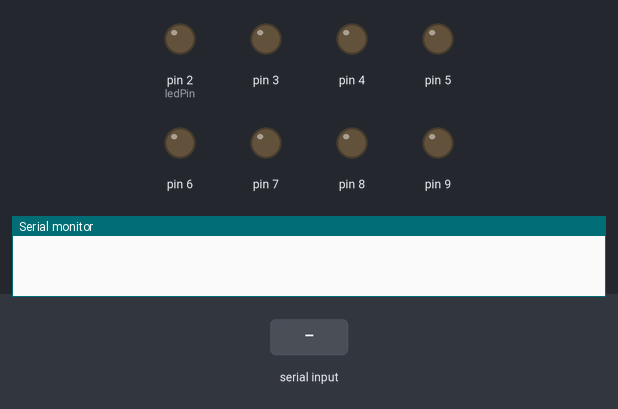
This sketch was run on a simulated Arduino Uno, built with avr-gcc and run on an emulated ATmega328P. On the bench: output pins drawn as LEDs (lit = HIGH), the last lines printed to the serial monitor. Dashed ring = blinking. The inputs (shaded band) are chosen by the test bench.

Above: at 1.2 s.
1.3 s: "on\n" received over Serial
At 2.35 s:
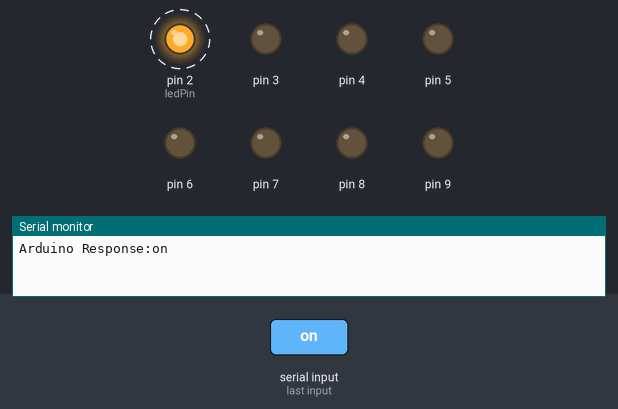
At 4.15 s:
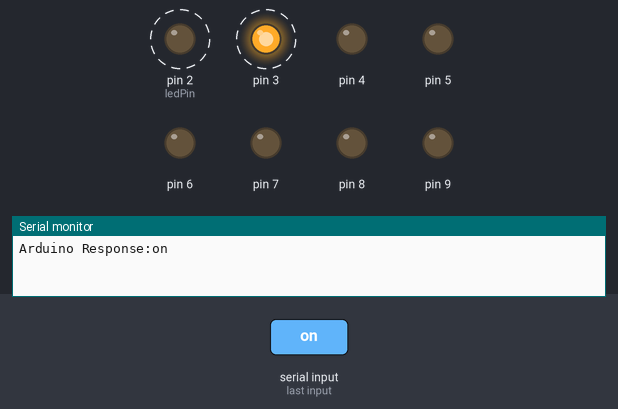
4.3 s: "off\n" received over Serial
At 4.3 s:
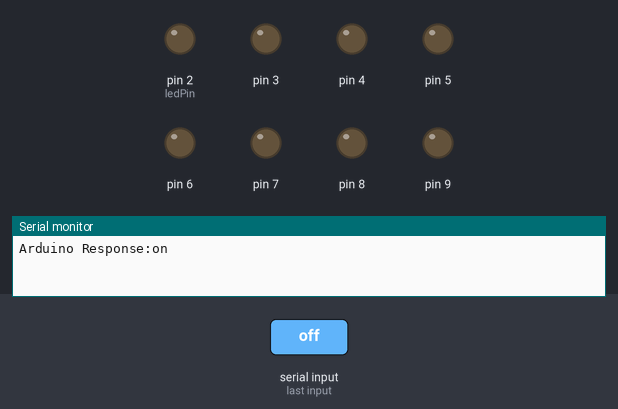
Timing chart, 0 to 7.3 s (numbered marks = the images above; inputs shaded):
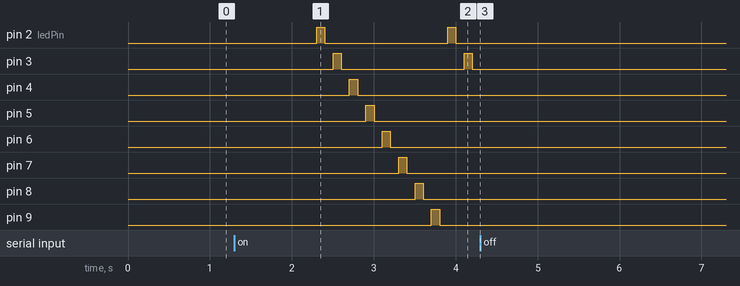

Measured:
- after the input at 1.3 s, pin 2 (ledPin): alternates HIGH for 0.10 s and LOW for 1.5 s, starting after 1.0 s; pin 3: alternates HIGH for 0.10 s and LOW for 1.5 s, starting after 1.2 s; pin 4: LOW → HIGH after 1.4 s, → LOW 0.10 s later; pin 5: LOW → HIGH after 1.6 s, → LOW 0.10 s later; pin 6: LOW → HIGH after 1.8 s, → LOW 0.10 s later
- after the input at 4.3 s, pin 2 (ledPin), pin 3–9: stops changing and stays LOW

The sketch:

SerialMonitorCommand.ino
```cpp
int ledPin = 2;
String message = "";
boolean playLED = false;
void setup() {
  // put your setup code here, to run once:

  // Baud Rate
  Serial.begin(9600);
  pinMode(2, OUTPUT);
  pinMode(3, OUTPUT);
  pinMode(4, OUTPUT);
  pinMode(5, OUTPUT);
  pinMode(6, OUTPUT);
  pinMode(7, OUTPUT);
  pinMode(8, OUTPUT);
  pinMode(9, OUTPUT);
}

void loop() {
  // put your main code here, to run repeatedly:

  if (Serial.available()) {
    message = Serial.readStringUntil("\n");
    message.trim();

    if (message.equalsIgnoreCase("on")) {
      playLED = true;
    }

    if (message.equalsIgnoreCase("off")) {
      playLED = false;
    }

    Serial.print("Arduino Response:");
    Serial.println(message);
  }

  // Serial.println(ledPin);

  if (playLED) {
    digitalWrite(ledPin, HIGH);
    delay(100);
    digitalWrite(ledPin, LOW);
    delay(100);

    ledPin++;

    if (ledPin > 9) {
      ledPin = 2;
    }
  }
}
```
